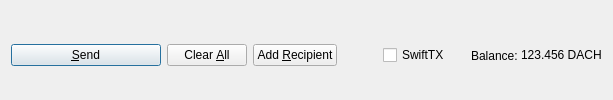
         <widget class="QFrame" name="frame_Send">
          <layout class="QHBoxLayout" name="horizontalLayout">
           <property name="bottomMargin">
            <number>0</number>
           </property>
           <item>
            <widget class="QPushButton" name="sendButton">
             <property name="minimumSize">
              <size>
               <width>150</width>
               <height>0</height>
              </size>
             </property>
             <property name="toolTip">
              <string>Confirm the send action</string>
             </property>
             <property name="text">
              <string>&amp;Send</string>
             </property>
             <property name="icon">
              <iconset resource="../dachcoin.qrc">
               <normaloff>:/icons/send</normaloff>:/icons/send</iconset>
             </property>
             <property name="autoDefault">
              <bool>false</bool>
             </property>
             <property name="default">
              <bool>true</bool>
             </property>
            </widget>
           </item>
           <item>
            <widget class="QPushButton" name="clearButton">
             <property name="sizePolicy">
              <sizepolicy hsizetype="Minimum" vsizetype="Fixed">
               <horstretch>0</horstretch>
               <verstretch>0</verstretch>
              </sizepolicy>
             </property>
             <property name="toolTip">
              <string>Clear all fields of the form.</string>
             </property>
             <property name="text">
              <string>Clear &amp;All</string>
             </property>
             <property name="icon">
              <iconset resource="../dachcoin.qrc">
               <normaloff>:/icons/remove</normaloff>:/icons/remove</iconset>
             </property>
             <property name="autoDefault">
              <bool>false</bool>
             </property>
            </widget>
           </item>
           <item>
            <widget class="QPushButton" name="addButton">
             <property name="toolTip">
              <string>Send to multiple recipients at once</string>
             </property>
             <property name="text">
              <string>Add &amp;Recipient</string>
             </property>
             <property name="icon">
              <iconset resource="../dachcoin.qrc">
               <normaloff>:/icons/add</normaloff>:/icons/add</iconset>
             </property>
             <property name="autoDefault">
              <bool>false</bool>
             </property>
            </widget>
           </item>
           <item>
            <spacer name="horizontalSpacer">
             <property name="orientation">
              <enum>Qt::Horizontal</enum>
             </property>
             <property name="sizeHint" stdset="0">
              <size>
               <width>40</width>
               <height>20</height>
              </size>
             </property>
            </spacer>
           </item>
           <item>
            <layout class="QHBoxLayout" name="horizontalLayout_2">
             <property name="spacing">
              <number>3</number>
             </property>
             <item>
              <widget class="QCheckBox" name="checkSwiftTX">
               <property name="enabled">
                <bool>true</bool>
               </property>
               <property name="minimumSize">
                <size>
                 <width>85</width>
                 <height>0</height>
                </size>
               </property>
               <property name="text">
                <string>SwiftTX</string>
               </property>
              </widget>
             </item>
             <item>
              <widget class="QLabel" name="label">
               <property name="text">
                <string>Balance:</string>
               </property>
              </widget>
             </item>
             <item>
              <widget class="QLabel" name="labelBalance">
               <property name="sizePolicy">
                <sizepolicy hsizetype="Preferred" vsizetype="Fixed">
                 <horstretch>0</horstretch>
                 <verstretch>0</verstretch>
                </sizepolicy>
               </property>
               <property name="cursor">
                <cursorShape>IBeamCursor</cursorShape>
               </property>
               <property name="text">
                <string notr="true">123.456 DACH</string>
               </property>
               <property name="textInteractionFlags">
                <set>Qt::LinksAccessibleByMouse|Qt::TextSelectableByKeyboard|Qt::TextSelectableByMouse</set>
               </property>
              </widget>
             </item>
            </layout>
           </item>
          </layout>
         </widget>
